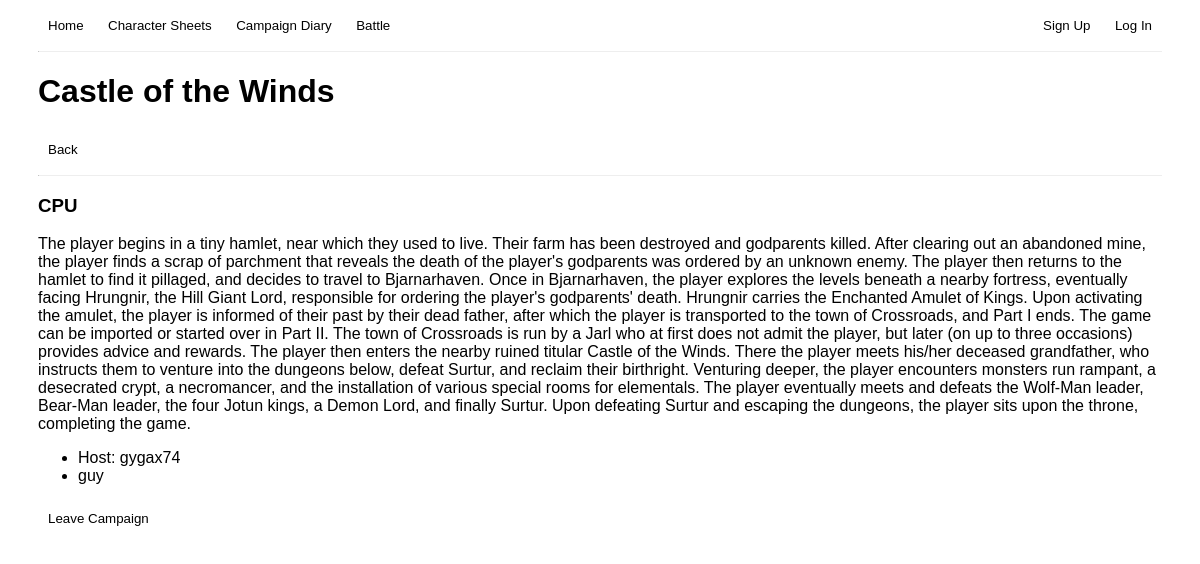
/campaigns/campaigns/campaign/2/, run on the app's committed database.
### blog/models.py (models this page shows, shortened)
class Campaign(models.Model):
    name = models.CharField(max_length = 50)
    system = models.CharField(max_length=50)
    premise = models.TextField()
    key = models.CharField(max_length=50, default=generate_random_key, unique=True)
    users = models.ManyToManyField(User, related_name='campaigns')
    host = models.ForeignKey(User, on_delete=models.CASCADE, related_name='hosted_campaigns')

### accounts/views.py (the view)
# urls.py: path("campaigns/campaign/<int:pk>/", CampaignDetailView.as_view(), name='Campaign Detail'),
class CampaignDetailView(DetailView):
    model = Campaign
    template_name = "campaign_detail.html"

### accounts/templates/campaign_detail.html (shortened to what this page needs)
<!DOCTYPE html>
<html>
    <head>
    </head>
    <body>
        {% extends "base.html" %}
        {% block content %}
        <div>
            <h1>{{ campaign.name }}</h1>
            <a href="{% url 'Campaigns' %}"><button>Back</button></a>
            <hr>
        </div>
        <div>
            <h3>{{ campaign.system }}</h3>
            <p>{{ campaign.premise }}</p>
            <ul>
                <li>Host: {{ campaign.host.username }}</li>
                {% for user in campaign.users.all %}
                    <li>{{ user.username }}</li>
                {% endfor %}
            </ul>
            {% if campaign.host == request.user %}
            <h3>Campaign key: {{ campaign.key }}</h3>
            <a href="{% url 'Edit Campaign' campaign.pk %}"><button>Edit Campaign</button></a>
            <a href="{% url 'Delete Campaign' campaign.pk %}"><button>Delete Campaign</button></a>
            {% else %}
                <a href="{% url 'Leave Campaign' campaign.pk %}"><button>Leave Campaign</button></a>
            {% endif %}
        </div>
        {% endblock %}

### static/css/style.css (style rules this page uses)
body { font-family: 'Trebuchet MS', 'Lucida Sans Unicode', 'Lucida Grande', 'Lucida Sans', Arial, sans-serif; padding-left: 2.5%; padding-right: 2.5%; }
button { padding: 10px; border-radius: 20px; background-color: white; border: none; transition-duration: 0.5s; }
hr { border-top: rgb(235, 241, 245); }
a { color: rgb(111, 157, 187); }

### data on the page
Campaign: name "Castle of the Winds", system "CPU", premise "The player begins in a tiny hamlet, near which they used to live. Their farm has been destroyed and godparents killed. After clearing out an abandoned mine, the player finds a scrap of parchment that reveals the death of the player's godparents was ordered by an unknown enemy. The player then returns to the hamlet to find it pillaged, and decides to travel to Bjarnarhaven. Once in Bjarnarhaven, the player explores the levels beneath a nearby fortress, eventually facing Hrungnir, the Hill Giant Lord, responsible for ordering the player's godparents' death. Hrungnir carries the Enchanted Amulet of Kings. Upon activating the amulet, the player is informed of their past by their dead father,…", host.username "gygax74"

### other printed values
{{ user.username }} "guy"
